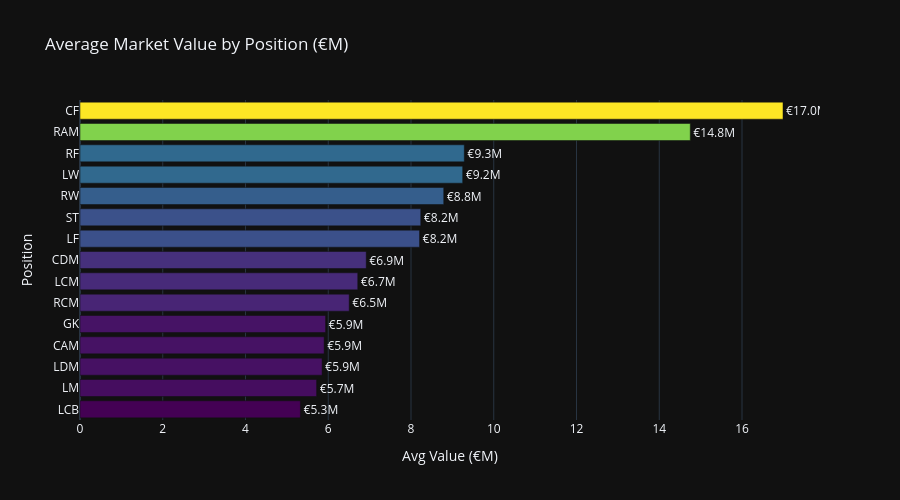

The cell this chart's notebook holds for it:
### Code cell
# Simplify positions to main category
pos_map = {
    'GK': 'GK',
    'CB':'DEF','LB':'DEF','RB':'DEF','LWB':'DEF','RWB':'DEF',
    'CDM':'MID','CM':'MID','CAM':'MID','LM':'MID','RM':'MID',
    'LW':'ATT','RW':'ATT','ST':'ATT','CF':'ATT','RF':'ATT','LF':'ATT'
}
df['pos_group'] = df['Position'].map(pos_map)

# Average value by specific position
pos_value = (
    df[df['value_numeric'].notna()]
    .groupby('Position')['value_numeric']
    .mean()
    .sort_values(ascending=False)
    .head(15)
    .reset_index()
)
pos_value.columns = ['position', 'avg_value']
pos_value['avg_value_m'] = pos_value['avg_value'] / 1_000_000

fig = px.bar(
    pos_value,
    x='avg_value_m', y='position',
    orientation='h',
    color='avg_value_m',
    color_continuous_scale='Viridis',
    title='Average Market Value by Position (€M)',
    labels={'avg_value_m': 'Avg Value (€M)', 'position': 'Position'},
    template='plotly_dark',
    text='avg_value_m'
)
fig.update_traces(texttemplate='€%{text:.1f}M', textposition='outside')
fig.update_layout(coloraxis_showscale=False, height=500, yaxis={'categoryorder':'total ascending'})
fig.show()
# Save average value by position and final dataset

### Figure 1 — Plotly figure (JSON) as saved in the notebook; plotly's stock layout.template omitted (floating-point values rounded to 4 significant figures)
{"data": [{"hovertemplate": "Avg Value (€M)=%{marker.color}<br>Position=%{y}<extra></extra>", "legendgroup": "", "marker": {"color": [16.99, 14.75, 9.288, 9.249, 8.791, 8.236, 8.207, 6.918, 6.713, 6.506, 5.936, 5.9, 5.851, 5.719, 5.326], "coloraxis": "coloraxis", "pattern": {"shape": ""}}, "name": "", "orientation": "h", "showlegend": false, "text": [16.99, 14.75, 9.288, 9.249, 8.791, 8.236, 8.207, 6.918, 6.713, 6.506, 5.936, 5.9, 5.851, 5.719, 5.326], "textposition": "outside", "texttemplate": "€%{text:.1f}M", "type": "bar", "x": [16.99, 14.75, 9.288, 9.249, 8.791, 8.236, 8.207, 6.918, 6.713, 6.506, 5.936, 5.9, 5.851, 5.719, 5.326], "xaxis": "x", "y": ["CF", "RAM", "RF", "LW", "RW", "ST", "LF", "CDM", "LCM", "RCM", "GK", "CAM", "LDM", "LM", "LCB"], "yaxis": "y"}], "layout": {"barmode": "relative", "coloraxis": {"colorbar": {"title": {"text": "Avg Value (€M)"}}, "colorscale": [[0, "#440154"], [0.1111, "#482878"], [0.2222, "#3e4989"], [0.3333, "#31688e"], [0.4444, "#26828e"], [0.5556, "#1f9e89"], [0.6667, "#35b779"], [0.7778, "#6ece58"], [0.8889, "#b5de2b"], [1, "#fde725"]], "showscale": false}, "height": 500, "legend": {"tracegroupgap": 0}, "title": {"text": "Average Market Value by Position (€M)"}, "xaxis": {"anchor": "y", "domain": [0, 1], "title": {"text": "Avg Value (€M)"}}, "yaxis": {"anchor": "x", "categoryorder": "total ascending", "domain": [0, 1], "title": {"text": "Position"}}}}
